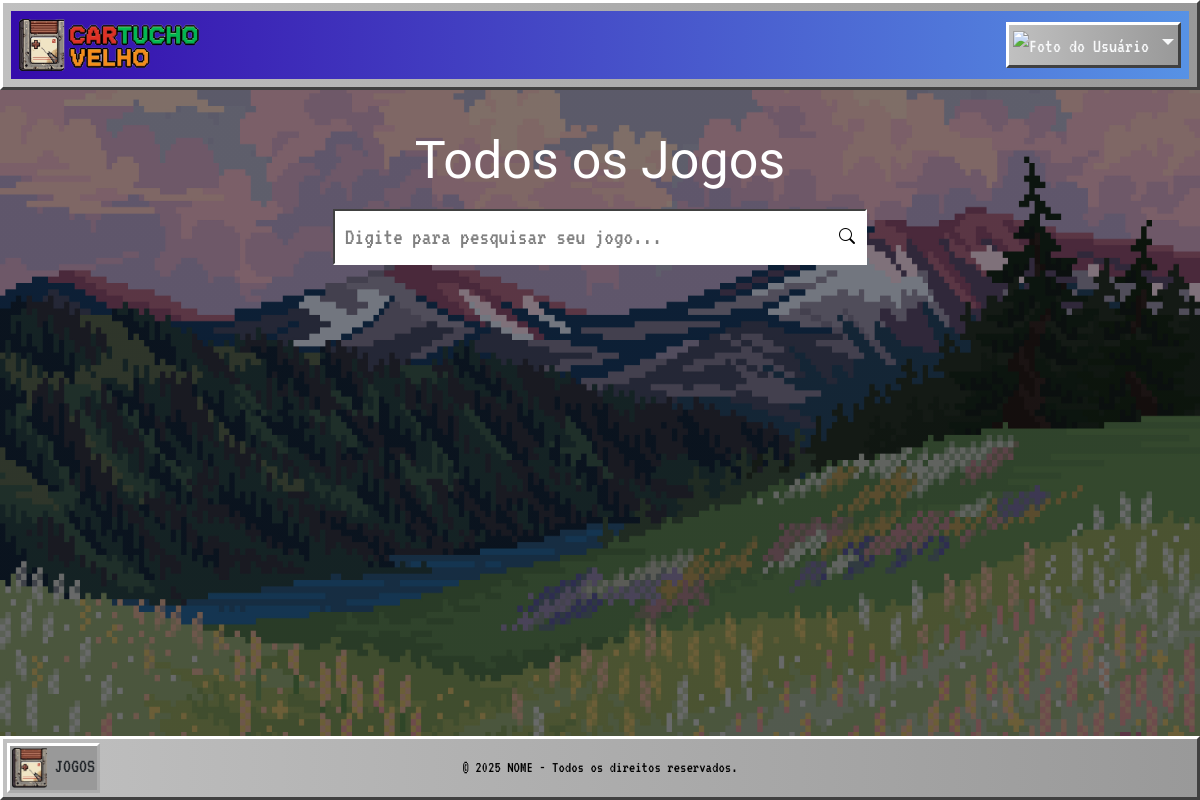
Before: / with the older database file.
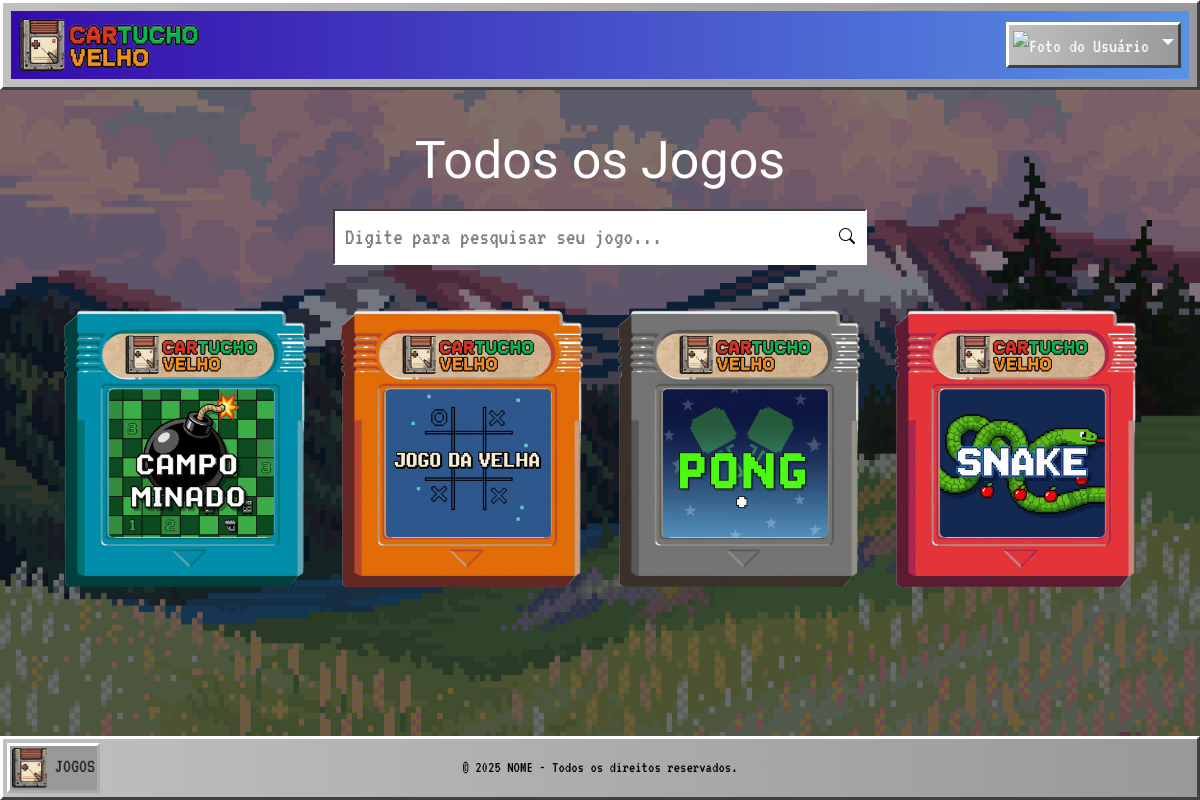
After: the same page with the newer database file.
### tables this page shows
CREATE TABLE IF NOT EXISTS `JOGOS` (
    `ID_Jogo` INT AUTO_INCREMENT PRIMARY KEY,
    `Nome` VARCHAR(255) NOT NULL,
    `Descrição` VARCHAR(255) DEFAULT NULL,
    `Caminho` VARCHAR(100) DEFAULT NULL,
    `Script` LONGTEXT DEFAULT NULL,
    `Data_Upload` DATETIME DEFAULT CURRENT_TIMESTAMP,
    `Data_Alteracao` DATETIME DEFAULT CURRENT_TIMESTAMP ON UPDATE CURRENT_TIMESTAMP
);

### index.php (the view, shortened to what this page needs)
<?php
include DEV_PATH . "exec/conexao_banco.php";
$id_user = $_SESSION['ID_Usuario'] ?? null;
$user = null;
$jogos = $conn->query("SELECT ID_Jogo, Nome, Descrição, Caminho FROM JOGOS ORDER BY Nome");
?>
<!DOCTYPE html>
<html lang="pt-br">
    <head>
        <link href="https://cdn.jsdelivr.net/npm/bootstrap@5.3.7/dist/css/bootstrap.min.css" rel="stylesheet">
        <link rel="stylesheet" href="https://cdn.jsdelivr.net/npm/bootstrap-icons@1.11.3/font/bootstrap-icons.min.css">
        <link rel="stylesheet" href="<?php echo DEV_URL ?>CSS/index.css">
        <link rel="stylesheet" href="<?php echo DEV_URL ?>CSS/modal-retro.css">
        <link rel="stylesheet" href="<?php echo DEV_URL ?>CSS/toast-retro.css">
    </head>
    <body class="d-flex flex-column min-vh-100">
        <div class="content flex-grow-1">
            <div class="container-fluid p-2">
                <div class="d-flex justify-content-between align-items-center text-center" style="background: linear-gradient(90deg, #350BAB 0%, #5792E5 100%);">
                    <div class="m-2 d-flex justify-content-start text-secondary"><a href="index.php"><img src="dev/IMG/Site/Logo/logoTexto.png" style="max-width: 180px;" alt="Logo Cartucho Velho"></a></div>
                    <div class="m-2">
                        <?php if ($id_user && $user) :  ?>
                            <div class="dropdown p-1">
                                <a href="#" class="d-block link-light text-decoration-none dropdown-toggle" data-bs-toggle="dropdown" aria-expanded="false">
                                    <img class="img-fluid" src="<?php echo ($user['Foto_Perfil'] ?? false) ? "dev/" . $user['Foto_Perfil'] : PERFIL_PLACEHOLDER; ?>" alt="Foto do Usuário" width="50" height="50">
                                </a>
                                <ul class="dropdown-menu dropdown-menu-end dropdown-menu-retro">
                                    <li><span class="dropdown-item-text">Olá, <?php echo $_SESSION['Nome']; ?>!</span></li>
                                    <li><hr class="dropdown-divider"></li>
                                    <li><a class="dropdown-item" href="#" onclick="openUploadModal()"><i class="bi bi-person-circle me-2"></i>Alterar Foto</a></li>
                                    <li><a class="dropdown-item" href="#" id="toggle-contrast-btn"><i class="bi bi-highlights me-2"></i></i>Ativar Contraste</a></li>
                                    <li><a class="dropdown-item" href="#" id="toggle-sound-btn"><i class="bi bi-volume-mute-fill me-2"></i>Desativar Som</a></li>
                                    <li><hr class="dropdown-divider"></li>
                                    <li><a class="dropdown-item" href="dev/exec/logoff_exec.php"><i class="bi bi-box-arrow-right me-2"></i>Sair</a></li>
                                </ul>
                            </div>
                        <?php else:  ?>
                            <div class="dropdown p-1">
                                <a href="#" class="d-block link-light text-decoration-none dropdown-toggle" data-bs-toggle="dropdown" aria-expanded="false">
                                    <img class="img-fluid" src="<?php echo PERFIL_PLACEHOLDER?>" alt="Foto do Usuário" width="50" height="50">
                                </a>
                            </div>
                        <?php endif; ?>
                    </div>
                </div>
            </div>
            <div class="container mt-3 p-4">
                <div class="text-center mb-3">
                    <h4 class="text-white title-games">Todos os Jogos</h4>
                </div>
                <div class="row justify-content-center mb-4">
                    <div class="col-12 col-md-6">
                        <div class="input-group mb-3">
                            <input type="text" id="busca_jogo" class="form-control search-bar-retro" placeholder="Digite para pesquisar seu jogo..." aria-describedby="basic-addon1">
                            <span class="input-group-text" id="basic-addon1"><i class="bi bi-search"></i></span>
                        </div>
                    </div>
                </div>
                <div class="mb-3">
                    <div class="content">
                        <div id="search-results-container" class="row row-cols-1 row-cols-sm-2 row-cols-lg-4 g-3">
                            <?php while ($j = $jogos->fetch_assoc()): ?>
                                <div class="col d-flex justify-content-center">
                                    <a href="jogo.php?id=<?= $j['ID_Jogo'] ?>" title="<?= $j['Nome'] ?>">
                                        <div class="cartucho" style="background-image: url(<?= htmlspecialchars($j['Caminho']) ?>);"></div>
                                    </a>
                                </div>
                            <?php endwhile; ?>
                        </div>
                    </div>
                </div>
            </div>
        </div>
        <?php include_once DEV_PATH . 'views/footer.php'?>
        <div class="toast-container position-fixed top-0 end-0 p-3">
        </div>
    </body>
</html>

### dev/views/footer.php (shortened to what this page needs)
<footer class="container-fluid p-1">
    <div class="d-flex justify-content-between align-items-center text-center">
        <div class="w-25 d-flex justify-content-start"><a href="index.php" class="text-dark" style="background-color: #999999ff; border: 3px outset #ffffff; text-decoration: none; padding: 2px"><img src="dev/IMG/Site/Logo/logo.png" style="max-width: 35px;" alt="Voltar para menu principal"> JOGOS </a></div>
        <h6 class="m-0 text-center text-black">© 2025 <?php echo NOME?> - Todos os direitos reservados.</h6>
    </div>
</footer>

### dev/CSS/index.css (style rules this page uses)
body { margin: 0; padding: 0; background-image: linear-gradient(rgba(0,0,0,0.5), rgba(0,0,0,0.5)), url('../IMG/Site/index-bg-1.jpg'); background-size: 100% 100%; background-repeat: no-repeat; background-position: center; }
.title-games { font-family: 'Jersey 10'; font-size: 52px; }
.cartucho { background-size: cover; background-repeat: no-repeat; background-position: center center; height: 285px; width: 250px; justify-content: center; align-items: center; transition: all 0.3s ease; }
.container-fluid { background: linear-gradient(90deg, #c0c0c0 0%, #999999ff 100%); border: 3px solid; border-top-color: #ffffff; border-left-color: #ffffff; border-right-color: #404040; border-bottom-color: #404040; font-family: 'VT323', monospace !important; font-size: 20px; }
.dropdown { background: linear-gradient(90deg, #c0c0c0 0%, #999999ff 100%); border: 3px solid; border-top-color: #ffffff; border-left-color: #ffffff; border-right-color: #404040; border-bottom-color: #404040; }
.search-bar-retro { background-color: #ffffff; border: 2px solid; border-right-width: 0; border-top-color: #404040; border-left-color: #404040; border-right-color: #ffffff00; border-bottom-color: #ffffff; border-radius: 0; box-shadow: none; font-family: 'VT323', monospace !important; font-size: 24px; color: #000000; padding: 8px 10px; width: 100%; }
.input-group-text { background-color: #ffffff; border: 2px solid; border-left-width: 0; border-top-color: #404040; border-left-color: #404040; border-right-color: #ffffff00; border-bottom-color: #ffffff; border-radius: 0; box-shadow: none; font-family: 'VT323', monospace !important; font-size: 16px; color: #000000; padding: 8px 10px; }
.search-bar-retro::placeholder { color: #808080; opacity: 1; font-family: 'VT323', monospace !important; }
body footer h6 { color: #000000 !important; }

Changed rows visible on the page:
added jogos: Caminho (picture)
added jogos: Caminho (picture)
added jogos: Caminho (picture)
added jogos: Caminho (picture)
